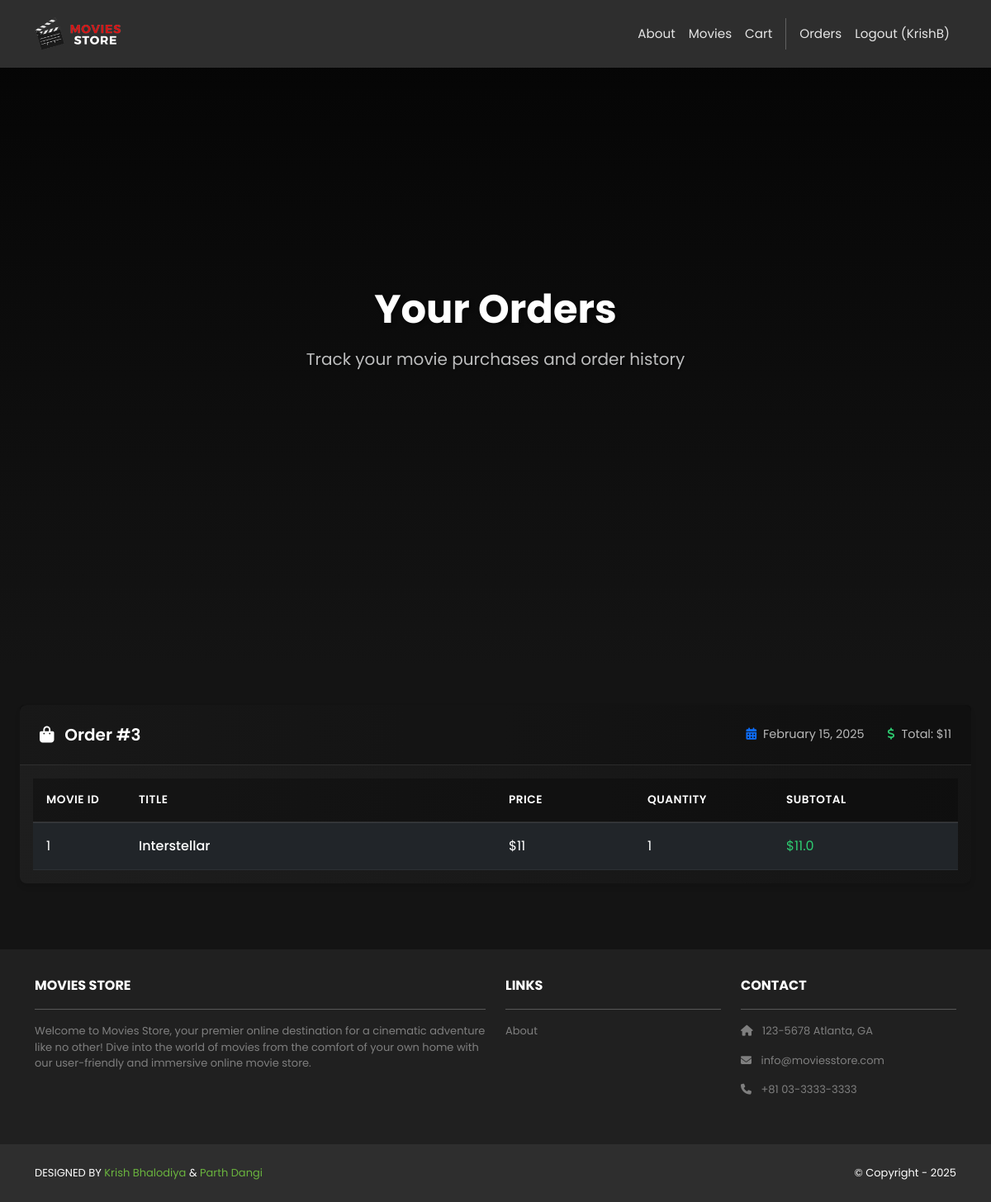
The app's page /accounts/orders/ (signed in) with its own data.
### cart/models.py (models this page shows, shortened)
class Order(models.Model):
    id = models.AutoField(primary_key=True)
    total = models.IntegerField()
    date = models.DateTimeField(auto_now_add=True)
    user = models.ForeignKey(User, on_delete=models.CASCADE)

class Item(models.Model):
    id = models.AutoField(primary_key=True)
    price = models.IntegerField()
    quantity = models.IntegerField()
    order = models.ForeignKey(Order, on_delete=models.CASCADE)
    movie = models.ForeignKey(Movie, on_delete=models.CASCADE)

### movies/models.py (models this page shows, shortened)
class Movie(models.Model):
    id = models.AutoField(primary_key=True)
    name = models.CharField(max_length=255)
    price = models.IntegerField()
    description = models.TextField()
    image = models.ImageField(upload_to='movie_images/')

### accounts/views.py (the view)
# urls.py: path('orders/', views.orders, name='accounts.orders'),
@login_required
def orders(request):
    template_data = {}
    template_data['title'] = 'Orders'
    template_data['orders'] = request.user.order_set.all()
    return render(request, 'accounts/orders.html',
        {'template_data': template_data})

### cart/templatetags/cart_filters.py (called while the page is built)
@register.filter(name='multiply')
def multiply(value, arg):
    try:
        return float(value) * float(arg)
    except (ValueError, TypeError):
        return 0

### accounts/templates/accounts/orders.html (shortened to what this page needs)
{% extends 'base.html' %}
{% block content %}
{% load cart_filters %}
<div class="movies-container">
  <div class="featured-movie">
    <div class="featured-backdrop" style="background: linear-gradient(to bottom, rgba(0,0,0,0.8), #141414);">
      <div class="featured-content text-center">
        <h1 class="display-4 fw-bold mb-3">Your Orders</h1>
        <p class="lead text-light opacity-75">Track your movie purchases and order history</p>
      </div>
    </div>
  </div>
  <div class="container-fluid px-4 py-5">
    {% if template_data.orders %}
      {% for order in template_data.orders %}
      <div class="order-card card bg-dark text-white mb-4">
        <div class="card-header bg-transparent">
          <div class="d-flex justify-content-between align-items-center flex-wrap">
            <div class="order-header-left">
              <h5 class="mb-0 order-title">
                <i class="fas fa-shopping-bag me-2"></i>
                Order #{{ order.id }}
              </h5>
            </div>
            <div class="order-meta">
              <span class="order-date me-4">
                <i class="fas fa-calendar-alt text-primary"></i>
                {{ order.date|date:"F j, Y" }}
              </span>
              <span class="order-total">
                <i class="fas fa-dollar-sign text-success"></i>
                Total: ${{ order.total }}
              </span>
            </div>
          </div>
        </div>
        <div class="card-body">
          <div class="table-responsive">
            <table class="table table-dark table-hover align-middle">
              <thead>
                <tr>
                  <th scope="col" width="10%">Movie ID</th>
                  <th scope="col" width="40%">Title</th>
                  <th scope="col" width="15%">Price</th>
                  <th scope="col" width="15%">Quantity</th>
                  <th scope="col" width="20%">Subtotal</th>
                </tr>
              </thead>
              <tbody>
                {% for item in order.item_set.all %}
                <tr class="order-item">
                  <td>{{ item.movie.id }}</td>
                  <td>
                    <a href="{% url 'movies.show' id=item.movie.id %}" class="movie-link">
                      {{ item.movie.name }}
                    </a>
                  </td>
                  <td>${{ item.price }}</td>
                  <td>{{ item.quantity }}</td>
                  <td class="text-success">${{ item.price|multiply:item.quantity }}</td>
                </tr>
                {% endfor %}
              </tbody>
            </table>
          </div>
        </div>
      </div>
      {% endfor %}
    {% endif %}
  </div>
</div>
{% endblock content %}

### gt_movie_store/templates/base.html (shortened to what this page needs)
<!DOCTYPE html>
<html>
  {% load static %}
  <head>
    <link href="https://cdn.jsdelivr.net/npm/bootstrap@5.3.3/dist/css/bootstrap.min.css" rel="stylesheet">
    <link rel="stylesheet" href="https://cdnjs.cloudflare.com/ajax/libs/font-awesome/6.1.1/css/all.min.css">
    <link rel="stylesheet" type="text/css" href="{% static 'css/style.css' %}">
  </head>
  <body>
    <nav class="p-3 navbar navbar-dark bg-dark navbar-expand-lg">
      <div class="container">
        <a class="navbar-brand" href="{% url 'home.index' %}">
          <img src="{% static 'img/logo.png' %}" alt="logo" height="40" />
        </a>
        <div class="collapse navbar-collapse" id="navbarNavAltMarkup">
          <div class="navbar-nav ms-auto navbar-ml">
            <a class="nav-link" href="{% url 'home.about' %}">About</a>
            <a class="nav-link" href="{% url 'movies.index' %}">Movies</a>
            <a class="nav-link" href="{% url 'cart.index' %}">Cart</a>
            {% if user.is_authenticated %}
            <a class="nav-link" href="{% url 'accounts.orders' %}">Orders</a>
            <a class="nav-link" href="{% url 'accounts.logout' %}">Logout ({{ user.username }})</a>
            {% else %}
            <a class="nav-link" href="{% url 'accounts.login' %}">Login</a>
            <a class="nav-link" href="{% url 'accounts.signup' %}">Sign Up</a>
            {% endif %}
          </div>
        </div>
      </div>
    </nav>
    <div>
      {% block content %}
      {% endblock content %}
    </div>
    <section class="p-3 ms-footer d-none d-md-block">
      <div class="container">
        <div class="row mt-3 text-white">
          <div class="col-md-6 col-lg-6 col-xl-6 mx-auto mb-4">
            <b>MOVIES STORE</b>
            <hr />
            <p>Welcome to Movies Store, your premier online destination for a cinematic
              adventure like no other! Dive into the world of movies from the comfort of your own home with our user-friendly
              and immersive online movie store.</p>
          </div>
          <div class="col-md-3 col-lg-3 col-xl-3 mx-auto mb-4">
            <b>LINKS</b>
            <hr />
            <p><a class="nav-link" href="{% url 'home.about' %}">About</a></p>
          </div>
          <div class="col-md-3 col-lg-3 col-xl-3 mx-auto mb-4">
            <b>CONTACT</b>
            <hr />
            <p><i class="fas fa-home me-2"></i> 123-5678 Atlanta, GA</p>
            <p><i class="fas fa-envelope me-2"></i> info@moviesstore.com</p>
            <p><i class="fas fa-phone me-2"></i> +81 03-3333-3333</p>
          </div>
        </div>
      </div>
    </section>
    <section class="p-3 ms-footer-bottom bg-dark">
      <div class="container d-flex justify-content-between">
        <div class="me-5 text-white">
          <span>DESIGNED BY <a href="https://www.x.com/danielgarax" target="_blank">Krish Bhalodiya</a> &
            <a href="https://www.x.com/greglim81" target="_blank">Parth Dangi</a>
          </span>
        </div>
        <div class="text-white">
          <span>© Copyright - 2025</span>
        </div>
      </div>
    </section>
  </body>
</html>

### gt_movie_store/static/css/style.css (style rules this page uses)
body { font-family: 'Poppins', sans-serif; }
.navbar { position: relative; z-index: 1000; background-color: rgba(20, 20, 20, 0.9); backdrop-filter: blur(10px); padding: 0.5rem 1rem; transition: background-color 0.3s ease; }
.navbar-brand img { height: 40px; transition: transform 0.2s ease; }
.navbar-nav .nav-link { color: #e5e5e5 !important; font-size: 0.95rem; padding: 0.5rem 1rem; transition: color 0.2s ease; }
.card { transition: transform 0.2s; box-shadow: 0 4px 6px rgba(0, 0, 0, 0.1); }
.bg-dark { background-color: #2E2E2E !important; }
.ms-footer { background-color: #202020; }
.ms-footer p { color: #7F7F7F; font-size: 13px; }
.ms-footer-bottom span { font-size: 13px; line-height: 38px; }
.ms-footer-bottom a { color: #6ab43e; text-decoration: none; }
body { background-color: #141414; color: #ffffff; }
.movies-container { background-color: #141414; min-height: 100vh; }
.featured-movie { position: relative; height: 100vh; margin-top: -76px; padding-top: 76px; }
.featured-backdrop { position: absolute; top: 0; left: 0; right: 0; bottom: 0; background-size: cover !important; background-position: center !important; }
.featured-content { position: relative; z-index: 2; height: 100%; display: flex; flex-direction: column; justify-content: center; align-items: center; }
.featured-content h1 { font-size: 3.5rem; font-weight: 700; margin-bottom: 1rem; text-shadow: 2px 2px 4px rgba(0,0,0,0.5); }
.featured-content .lead { font-size: 1.25rem; text-shadow: 1px 1px 2px rgba(0,0,0,0.5); }
.card.bg-dark { background-color: rgba(30, 30, 30, 0.9) !important; border: none; border-radius: 8px; box-shadow: 0 4px 6px rgba(0, 0, 0, 0.1); transition: transform 0.2s ease, box-shadow 0.2s ease; }
.table-dark { background-color: transparent !important; margin-bottom: 0; }
.table-dark thead th { background-color: rgba(0, 0, 0, 0.2); border-bottom: 2px solid rgba(255, 255, 255, 0.1); font-weight: 500; text-transform: uppercase; font-size: 0.85rem; padding: 1rem; }
.table-dark tbody td { border-color: rgba(255, 255, 255, 0.1); padding: 1rem; vertical-align: middle; }
.order-meta { font-size: 0.9rem; color: rgba(255, 255, 255, 0.7); }
.order-meta i { margin-right: 0.5rem; }
.container-fluid { max-width: 1400px; margin: 0 auto; }
.table-dark a { color: #ffffff; text-decoration: none; transition: color 0.2s ease; }
.card-header { border-bottom: 1px solid rgba(255, 255, 255, 0.1); padding: 1.25rem; }
.order-card { border: none; background: linear-gradient(to right, rgba(30, 30, 30, 0.95), rgba(20, 20, 20, 0.95)) !important; backdrop-filter: blur(10px); margin-bottom: 2rem !important; }
.order-card .card-header { background: rgba(0, 0, 0, 0.2) !important; padding: 1.5rem; border-bottom: 1px solid rgba(255, 255, 255, 0.1); }
.order-title { font-size: 1.25rem; font-weight: 600; color: #fff; }
.order-date, .order-total { display: inline-flex; align-items: center; }
.movie-link { color: #fff; text-decoration: none; transition: color 0.2s ease; font-weight: 500; }
.table-dark { color: rgba(255, 255, 255, 0.85); }
.table-dark thead th { background-color: rgba(0, 0, 0, 0.3); font-weight: 600; text-transform: uppercase; font-size: 0.85rem; letter-spacing: 0.5px; border-bottom: 2px solid rgba(255, 255, 255, 0.1); }
.table-dark tbody td { vertical-align: middle; border-color: rgba(255, 255, 255, 0.05); }
.featured-movie .featured-content h1 { font-size: 3rem; font-weight: 700; margin-bottom: 1rem; text-shadow: 2px 2px 4px rgba(0, 0, 0, 0.5); }
.featured-movie .featured-content .lead { font-size: 1.25rem; font-weight: 400; text-shadow: 1px 1px 2px rgba(0, 0, 0, 0.5); }
.text-success { color: #2ecc71 !important; }

### records on screen
Order: id "3", date "February 15, 2025", total "11"
Item: movie.id "1", movie.name "Interstellar", price "11", quantity "1", price|multiply "11.0"

### other values on screen
{{ user.username }} "KrishB"
